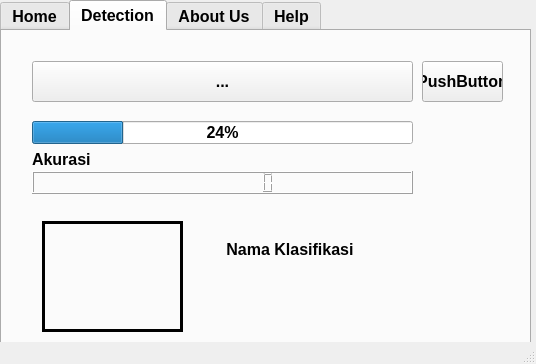
<?xml version="1.0" encoding="UTF-8"?>
<ui version="4.0">

 <class>MainWindow</class>
 <widget class="QMainWindow" name="MainWindow">

  <property name="geometry">
   <rect>
    <x>0</x>
    <y>0</y>
    <width>536</width>
    <height>364</height>
   </rect>
  </property>

  <property name="windowTitle">
   <string>MainWindow</string>
  </property>

  <widget class="QWidget" name="centralwidget">
   <widget class="QTabWidget" name="tabWidget">

    <property name="geometry">
     <rect>
      <x>0</x>
      <y>0</y>
      <width>531</width>
      <height>361</height>
     </rect>
    </property>

    <property name="font">
     <font>
      <pointsize>12</pointsize>
      <weight>75</weight>
      <bold>true</bold>
     </font>
    </property>

    <property name="currentIndex">
     <number>1</number>
    </property>

    <widget class="QWidget" name="home">
     <attribute name="title">
      <string>Home</string>
     </attribute>
     
     <widget class="QPushButton" name="start_button">
      <property name="geometry">
       <rect>
        <x>140</x>
        <y>210</y>
        <width>211</width>
        <height>51</height>
       </rect>
      </property>
      <property name="font">
       <font>
        <pointsize>20</pointsize>
       </font>
      </property>
      <property name="text">
       <string>Start</string>
      </property>
     </widget>
     <widget class="QLabel" name="label_2">
      <property name="geometry">
       <rect>
        <x>150</x>
        <y>20</y>
        <width>211</width>
        <height>71</height>
       </rect>
      </property>
      <property name="frameShape">
       <enum>QFrame::NoFrame</enum>
      </property>
      <property name="text">
       <string>&lt;html&gt;&lt;head/&gt;&lt;body&gt;&lt;p&gt;&lt;span style=&quot; font-size:20pt; font-weight:600;&quot;&gt;HELLO, WELCOME&lt;/span&gt;&lt;/p&gt;&lt;/body&gt;&lt;/html&gt;</string>
      </property>
     </widget>
     <widget class="QLabel" name="label_3">
      <property name="geometry">
       <rect>
        <x>150</x>
        <y>60</y>
        <width>201</width>
        <height>71</height>
       </rect>
      </property>
      <property name="font">
       <font>
        <pointsize>15</pointsize>
       </font>
      </property>

      <property name="text">
       <string>Klasifikasi Jenis Kanker Kulit</string>
      </property>

     </widget>
     <widget class="QLabel" name="label_4">
      <property name="geometry">
       <rect>
        <x>90</x>
        <y>100</y>
        <width>341</width>
        <height>51</height>
       </rect>
      </property>
      <property name="font">
       <font>
        <pointsize>15</pointsize>
       </font>
      </property>
      <property name="text">
       <string>Oleh : Ricky Kusuma</string>
      </property>
     </widget>
     <widget class="QLabel" name="label5">
      <property name="geometry">
       <rect>
        <x>40</x>
        <y>150</y>
        <width>431</width>
        <height>20</height>
       </rect>
      </property>
      <property name="font">
       <font>
        <pointsize>15</pointsize>
       </font>
      </property>
      <property name="text">
       <string>NIM : 535170037 </string>
      </property>
     </widget>
    </widget>
    <widget class="QWidget" name="detect">
     <attribute name="title">
      <string>Detection</string>
     </attribute>
     <widget class="QProgressBar" name="progressBar">
      <property name="geometry">
       <rect>
        <x>30</x>
        <y>90</y>
        <width>381</width>
        <height>23</height>
       </rect>
      </property>
      <property name="font">
       <font>
        <pointsize>12</pointsize>
        <weight>75</weight>
        <bold>true</bold>
       </font>
      </property>
      <property name="value">
       <number>24</number>
      </property>
     </widget>
     <widget class="QLCDNumber" name="lcdNumber">
      <property name="geometry">
       <rect>
        <x>30</x>
        <y>140</y>
        <width>381</width>
        <height>23</height>
       </rect>
      </property>
      <property name="frameShape">
       <enum>QFrame::Box</enum>
      </property>
      <property name="digitCount">
       <number>10</number>
      </property>
      <property name="segmentStyle">
       <enum>QLCDNumber::Outline</enum>
      </property>
     </widget>
     <widget class="QPushButton" name="pushButton">
      <property name="geometry">
       <rect>
        <x>420</x>
        <y>30</y>
        <width>81</width>
        <height>41</height>
       </rect>
      </property>
      <property name="font">
       <font>
        <pointsize>12</pointsize>
        <weight>75</weight>
        <bold>true</bold>
       </font>
      </property>
      <property name="text">
       <string>PushButton</string>
      </property>
     </widget>
     <widget class="QLabel" name="label">
      <property name="geometry">
       <rect>
        <x>30</x>
        <y>120</y>
        <width>71</width>
        <height>16</height>
       </rect>
      </property>
      <property name="font">
       <font>
        <pointsize>12</pointsize>
        <weight>75</weight>
        <bold>true</bold>
       </font>
      </property>
      <property name="text">
       <string>Akurasi</string>
      </property>
     </widget>
     <widget class="QToolButton" name="toolButton">
      <property name="geometry">
       <rect>
        <x>30</x>
        <y>30</y>
        <width>381</width>
        <height>41</height>
       </rect>
      </property>
      <property name="text">
       <string>...</string>
      </property>
     </widget>
     <widget class="QFrame" name="frame">
      <property name="geometry">
       <rect>
        <x>40</x>
        <y>190</y>
        <width>141</width>
        <height>111</height>
       </rect>
      </property>
      <property name="frameShape">
       <enum>QFrame::Box</enum>
      </property>
      <property name="frameShadow">
       <enum>QFrame::Plain</enum>
      </property>
      <property name="lineWidth">
       <number>3</number>
      </property>
      <property name="midLineWidth">
       <number>3</number>
      </property>
     </widget>
     <widget class="QLabel" name="label_5">
      <property name="geometry">
       <rect>
        <x>220</x>
        <y>210</y>
        <width>131</width>
        <height>16</height>
       </rect>
      </property>
      <property name="text">
       <string> Nama Klasifikasi</string>
      </property>
     </widget>
    </widget>
    <widget class="QWidget" name="about">
     <attribute name="title">
      <string>About Us</string>
     </attribute>
    </widget>
    <widget class="QWidget" name="help">
     <attribute name="title">
      <string>Help</string>
     </attribute>
    </widget>
   </widget>
  </widget>
  <widget class="QStatusBar" name="statusbar"/>
 </widget>
 <resources/>
 <connections/>
</ui>
